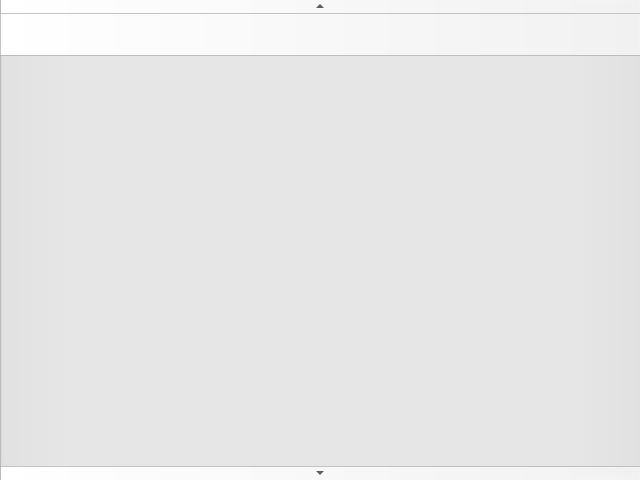
<?xml version="1.0" encoding="UTF-8"?>
<!-- SPDX-License-Identifier: MIT -->
<ui version="4.0">
 <class>ScrollBarHost</class>
 <widget class="QScrollBar" name="ScrollBarHost">
  <property name="geometry">
   <rect>
    <x>0</x>
    <y>0</y>
    <width>640</width>
    <height>480</height>
   </rect>
  </property>
  <property name="windowTitle">
   <string>QScrollBar</string>
  </property>
  <property name="toolTip">
   <string>QScrollBar host</string>
  </property>
 </widget>

</ui>
